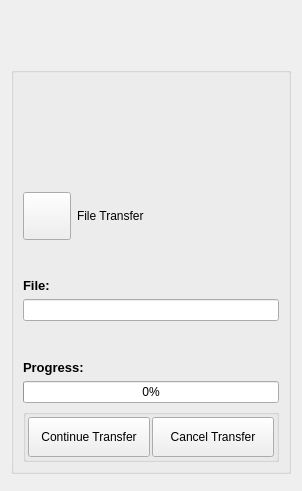
<?xml version="1.0" encoding="UTF-8"?>
<ui version="4.0">
 <class>SessionFileOfferDialog</class>
 <widget class="QWidget" name="SessionFileOfferDialog">
  <property name="geometry">
   <rect>
    <x>0</x>
    <y>0</y>
    <width>302</width>
    <height>491</height>
   </rect>
  </property>
  <property name="windowTitle">
   <string>Accept File Offer</string>
  </property>
  <layout class="QVBoxLayout" name="verticalLayout">
   <item>
    <widget class="TitleBarWidget" name="m_TitleBarWidget" native="true">
     <property name="sizePolicy">
      <sizepolicy hsizetype="Preferred" vsizetype="Preferred">
       <horstretch>0</horstretch>
       <verstretch>0</verstretch>
      </sizepolicy>
     </property>
     <property name="minimumSize">
      <size>
       <width>0</width>
       <height>50</height>
      </size>
     </property>
     <property name="maximumSize">
      <size>
       <width>16777215</width>
       <height>103</height>
      </size>
     </property>
    </widget>
   </item>
   <item>
    <widget class="QGroupBox" name="StyledDlgItemsBox">
     <property name="sizePolicy">
      <sizepolicy hsizetype="Expanding" vsizetype="Expanding">
       <horstretch>0</horstretch>
       <verstretch>0</verstretch>
      </sizepolicy>
     </property>
     <property name="minimumSize">
      <size>
       <width>0</width>
       <height>0</height>
      </size>
     </property>
     <property name="title">
      <string/>
     </property>
     <layout class="QVBoxLayout" name="verticalLayout_2">
      <item>
       <widget class="QLabel" name="m_StatusLabel">
        <property name="text">
         <string notr="true"/>
        </property>
       </widget>
      </item>
      <item>
       <widget class="IdentWidget" name="FriendIdentWidget" native="true">
        <property name="sizePolicy">
         <sizepolicy hsizetype="Preferred" vsizetype="Fixed">
          <horstretch>0</horstretch>
          <verstretch>0</verstretch>
         </sizepolicy>
        </property>
        <property name="minimumSize">
         <size>
          <width>0</width>
          <height>50</height>
         </size>
        </property>
        <property name="maximumSize">
         <size>
          <width>16777215</width>
          <height>50</height>
         </size>
        </property>
       </widget>
      </item>
      <item>
       <layout class="QHBoxLayout" name="horizontalLayout">
        <item>
         <widget class="VxPushButton" name="PermissionButton">
          <property name="minimumSize">
           <size>
            <width>48</width>
            <height>48</height>
           </size>
          </property>
          <property name="maximumSize">
           <size>
            <width>48</width>
            <height>48</height>
           </size>
          </property>
          <property name="text">
           <string/>
          </property>
          <property name="iconSize">
           <size>
            <width>48</width>
            <height>48</height>
           </size>
          </property>
         </widget>
        </item>
        <item>
         <widget class="QLabel" name="PermissionLabel">
          <property name="text">
           <string>File Transfer</string>
          </property>
         </widget>
        </item>
       </layout>
      </item>
      <item>
       <widget class="QLabel" name="FileNameLabel">
        <property name="sizePolicy">
         <sizepolicy hsizetype="Expanding" vsizetype="Preferred">
          <horstretch>0</horstretch>
          <verstretch>0</verstretch>
         </sizepolicy>
        </property>
        <property name="font">
         <font>
          <pointsize>10</pointsize>
          <weight>75</weight>
          <bold>true</bold>
         </font>
        </property>
        <property name="text">
         <string>File:</string>
        </property>
        <property name="alignment">
         <set>Qt::AlignBottom|Qt::AlignLeading|Qt::AlignLeft</set>
        </property>
       </widget>
      </item>
      <item>
       <widget class="QLineEdit" name="FileNameEdit">
        <property name="readOnly">
         <bool>true</bool>
        </property>
       </widget>
      </item>
      <item>
       <widget class="QLabel" name="MessageLabel">
        <property name="sizePolicy">
         <sizepolicy hsizetype="Expanding" vsizetype="Preferred">
          <horstretch>0</horstretch>
          <verstretch>0</verstretch>
         </sizepolicy>
        </property>
        <property name="font">
         <font>
          <pointsize>10</pointsize>
          <weight>75</weight>
          <bold>true</bold>
         </font>
        </property>
        <property name="text">
         <string>Progress:</string>
        </property>
        <property name="alignment">
         <set>Qt::AlignBottom|Qt::AlignLeading|Qt::AlignLeft</set>
        </property>
       </widget>
      </item>
      <item>
       <widget class="QProgressBar" name="progressBar">
        <property name="value">
         <number>0</number>
        </property>
       </widget>
      </item>
      <item>
       <widget class="QGroupBox" name="CmdButtonBox">
        <property name="title">
         <string/>
        </property>
        <layout class="QHBoxLayout" name="horizontalLayout_5">
         <property name="spacing">
          <number>2</number>
         </property>
         <property name="leftMargin">
          <number>2</number>
         </property>
         <property name="topMargin">
          <number>2</number>
         </property>
         <property name="rightMargin">
          <number>2</number>
         </property>
         <property name="bottomMargin">
          <number>2</number>
         </property>
         <item>
          <widget class="VxPushButton" name="AcceptButton">
           <property name="minimumSize">
            <size>
             <width>0</width>
             <height>40</height>
            </size>
           </property>
           <property name="text">
            <string>Continue Transfer</string>
           </property>
          </widget>
         </item>
         <item>
          <widget class="VxPushButton" name="CancelButton">
           <property name="minimumSize">
            <size>
             <width>0</width>
             <height>40</height>
            </size>
           </property>
           <property name="text">
            <string>Cancel Transfer</string>
           </property>
          </widget>
         </item>
        </layout>
       </widget>
      </item>
     </layout>
    </widget>
   </item>
   <item>
    <widget class="BottomBarWidget" name="m_BottomBarWidget" native="true">
     <property name="sizePolicy">
      <sizepolicy hsizetype="Expanding" vsizetype="Minimum">
       <horstretch>0</horstretch>
       <verstretch>0</verstretch>
      </sizepolicy>
     </property>
     <property name="minimumSize">
      <size>
       <width>30</width>
       <height>0</height>
      </size>
     </property>
     <property name="autoFillBackground">
      <bool>true</bool>
     </property>
    </widget>
   </item>
  </layout>
 </widget>
 <customwidgets>
  <customwidget>
   <class>TitleBarWidget</class>
   <extends>QWidget</extends>
   <header>TitleBarWidget.h</header>
   <container>1</container>
  </customwidget>
  <customwidget>
   <class>BottomBarWidget</class>
   <extends>QWidget</extends>
   <header location="global">BottomBarWidget.h</header>
   <container>1</container>
  </customwidget>
  <customwidget>
   <class>VxPushButton</class>
   <extends>QPushButton</extends>
   <header>VxPushButton.h</header>
  </customwidget>
  <customwidget>
   <class>IdentWidget</class>
   <extends>QWidget</extends>
   <header location="global">IdentWidget.h</header>
   <container>1</container>
  </customwidget>
 </customwidgets>
 <resources/>
 <connections/>
</ui>
